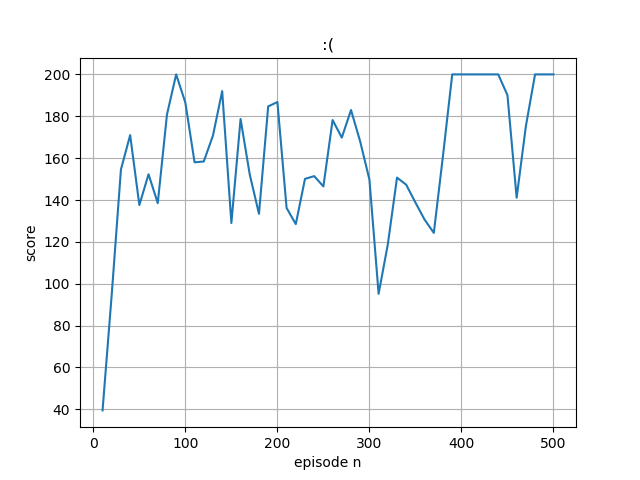

Reproduce this figure in Python.
import numpy as np
import gym
import sys
import tensorflow as tf 
import matplotlib
import matplotlib.pyplot as plt
from tensorboard.plugins.hparams import api as hp
actor_model = tf.keras.models.Sequential([
  tf.keras.layers.Dense(128,input_shape=(1,4),activation='relu'),
  tf.keras.layers.Dense(2, activation='softmax')
])
e_clip=0.2
@tf.function
def losss(states,actions,advantages):
   indices=[]
   for x in range(len(states)):
     indices.append([x,actions[x]])

   logits=actor_model(states)

   probs=tf.math.log(tf.gather_nd(logits,tf.convert_to_tensor(indices)))
   
   logits2=old_actor_model(states)
   old_probs=tf.math.log(tf.gather_nd(logits2,tf.convert_to_tensor(indices)))
   ratios = tf.exp(probs-old_probs)
   # print(probs)
   # print(old_probs)
   # exit()
   # ratios = probs / (old_probs+ 1e-8)
   clip_probs = tf.clip_by_value(ratios, 1.-e_clip, 1.+e_clip)
   # exit()
   # print(tf.minimum(tf.multiply(ratio, advantage), tf.multiply(clip_prob, advantage)))
   # print(advantages)
   # print(-tf.minimum(tf.multiply(ratios, advantages), tf.multiply(clip_probs, advantages)))
   # print("WTDF")
   return -tf.reduce_mean(tf.minimum(tf.multiply(ratios, advantages), tf.multiply(clip_probs, advantages)))

# actor_model.compile(optimizer=tf.keras.optimizers.Adam(learning_rate = 0.001))
# print(actor_model.trainable_variables)
optimizer = tf.keras.optimizers.Adam(learning_rate = 0.001)
old_actor_model = tf.keras.models.Sequential([
  tf.keras.layers.Dense(128,input_shape=(1,4),activation='relu', trainable=False),
  tf.keras.layers.Dense(2, activation='softmax', trainable=False)
])

# x=losss(np.array([[1,1,1,1],[2,2,2,2]]),1,3)
# print(x)
# exit()
def upd_old_policy():
  weights_actor_model = actor_model.get_weights()
  old_actor_model.set_weights(weights_actor_model)


critic_model = tf.keras.models.Sequential([
  tf.keras.layers.Dense(128,input_shape=(1,4),activation='relu'),
  tf.keras.layers.Dense(1)
])
critic_model.compile(loss='mean_squared_error', optimizer=tf.keras.optimizers.Adam(learning_rate = 0.005))

def discount_normalize_rewards(running_add,r, gamma = 0.99):
    discounted_r = np.zeros_like(r)
    running_add = 0
    for t in reversed(range(0, r.size)):
        running_add = running_add * gamma + r[t]
        discounted_r[t] = running_add
        # print(discounted_r)
    discounted_r -= np.mean(discounted_r)
    discounted_r /= np.std(discounted_r)
    return discounted_r

env = gym.make('CartPole-v0')
env.seed(1)
# env._max_episode_steps = 1000
episodes = 500
score=0
episode_n=[]
mean_score=[]
discount_factor=0.99
tau=0.95
max_score=200
Actor_update_steps = 10
Critic_update_steps = 10


def train(buff):
    upd_old_policy()
    previous_states= []
    real_previous_values=[]
    advantages=[]
    actions=[]

    for previous_state, action, reward, current_state, done in buff:
        actions.append(action)
        previous_states.append(previous_state)
        previous_state_predicted_value=critic_model(previous_state)
        if not done:
            current_state_predicted_value=critic_model(current_state)
        else:
            current_state_predicted_value=0
        real_previous_value = reward + discount_factor * current_state_predicted_value
        real_previous_values.append(real_previous_value)
        advantage=real_previous_value - previous_state_predicted_value
        advantages.append(advantage)
    
 
    # temp=advantages
    # for t in reversed(range(len(temp) - 1)):
    #   temp[t] = temp[t] + tau * temp[t + 1]
    # print(temp)
    # exit()
    # advantages=temp
    previous_states=np.array(previous_states)
    real_previous_values=np.array(real_previous_values)

    critic_model.fit(previous_states, real_previous_values, epochs=Critic_update_steps,verbose=0,batch_size=len(buff))
    advantages=np.vstack(advantages)
    
    advantages = (advantages - advantages.mean()) / (advantages.std() + 1e-8)
    advantages=tf.squeeze(advantages)
    # print()
    # exit()
    previous_states=np.vstack(previous_states)
    # previous_states=np.array([[1,1,1,1],[2,2,2,2],[3,3,3,3]])
    # actions=[1,1,1]
    # advantages=[7,3,2]
    # print(previous_states)
    # exit()
    for _ in range(Actor_update_steps):
      with tf.GradientTape() as tape:
        losses=losss(previous_states,actions,advantages)

      grads = tape.gradient(losses, actor_model.trainable_variables)
      grads, _ = tf.clip_by_global_norm(grads, 0.5)
      optimizer.apply_gradients(zip(grads, actor_model.trainable_variables))
    # exit()
    

    # actor_model.train_on_batch(previous_states, advantages)
    # critic_model.train_on_batch(previous_states, real_previous_values)
    # actor_model.fit(previous_states,[actions,advantages] , epochs=Actor_update_steps, verbose=0,batch_size=len(buff))
    # critic_model.fit(previous_states, real_previous_values, epochs=Critic_update_steps,verbose=0,batch_size=len(buff))
    
    
	
for e in range(episodes):
  state = env.reset()
  episode_score = 0
  episode_memory=[]
  done = False
  replay_buffer=[]
  running_add=0
  while not done:
    state = state.reshape([1,4])
    logits = actor_model(state)
    a_dist = logits.numpy()
    # print(a_dist)
    # Choose random action with p = action 
    a = np.random.choice(a_dist[0],p=a_dist[0])
    a, = np.where(a_dist[0] == a)
    a=a[0]
    next_state, reward, done, _ = env.step(a)
    next_state = next_state.reshape([1,4])
    episode_score +=reward

    # if done and not(episode_score==max_score):
    # 	running_add=-30

    episode_memory.append([state, a, reward, next_state, done])
    state=next_state
  episode_memory=np.array(episode_memory)
  episode_memory[:,2] = discount_normalize_rewards(running_add,episode_memory[:,2])
  train(episode_memory)
  score+=episode_score

  print("Episode  {}  Score  {}".format(e+1, episode_score))
  if (e+1) % 10 == 0:
    episode_n.append(e+1)
    mean_score.append(score/10)
    print("Episode  mean  score  {}".format(score/10))
    score=0
    

fig, ax = plt.subplots()
ax.plot(episode_n, mean_score)
ax.set(xlabel='episode n', ylabel='score',title=':(')
ax.grid()
fig.savefig("test2.png")
plt.show()
